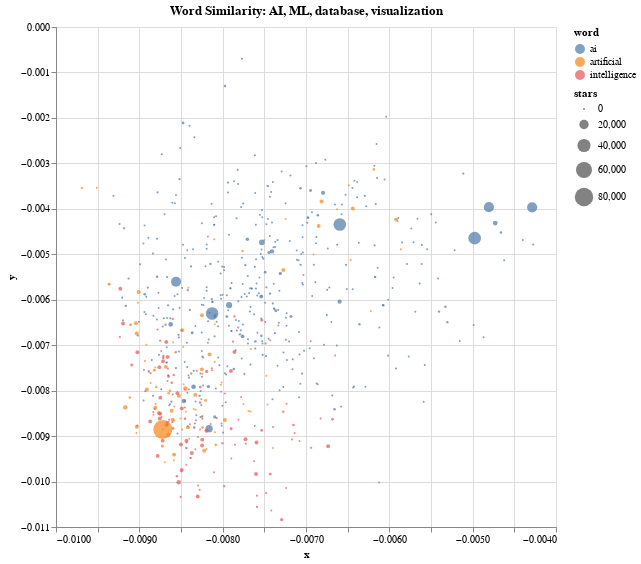

Write notebook code for a chart like this one.
### Code cell
# Make the plot
alt.Chart(df_sub, title=f"Word Similarity: AI, ML, database, visualization").mark_circle(size=100).encode(
    alt.X('x',
        scale=alt.Scale(zero=False)
    ), y="y",
    color= color_by,
    size=alt.Size('stars'),
    #href="link",
    tooltip=['slug', 'description', 'topic', 'stars']
    ).interactive().properties(
    width=500,
    height=500
)

### Figure 1 — Vega-Lite specification as saved in the notebook (floating-point values rounded to 4 significant figures; data arrays with more than 128 entries replaced by an {"elided": "..."} marker saying what was removed)
{"config": {"view": {"continuousWidth": 400, "continuousHeight": 300}}, "data": {"name": "data-657ee6857c59ba2926ba965c8c121d18"}, "mark": {"type": "circle", "size": 100}, "encoding": {"color": {"type": "nominal", "field": "word"}, "size": {"type": "quantitative", "field": "stars"}, "tooltip": [{"type": "nominal", "field": "slug"}, {"type": "nominal", "field": "description"}, {"type": "quantitative", "field": "topic"}, {"type": "quantitative", "field": "stars"}], "x": {"type": "quantitative", "field": "x", "scale": {"zero": false}}, "y": {"type": "quantitative", "field": "y"}}, "height": 500, "selection": {"selector007": {"type": "interval", "bind": "scales", "encodings": ["x", "y"]}}, "title": "Word Similarity: AI, ML, database, visualization", "width": 500, "$schema": "https://vega.github.io/schema/vega-lite/v4.8.1.json", "datasets": {"data-657ee6857c59ba2926ba965c8c121d18": {"elided": "800 records"}}}
